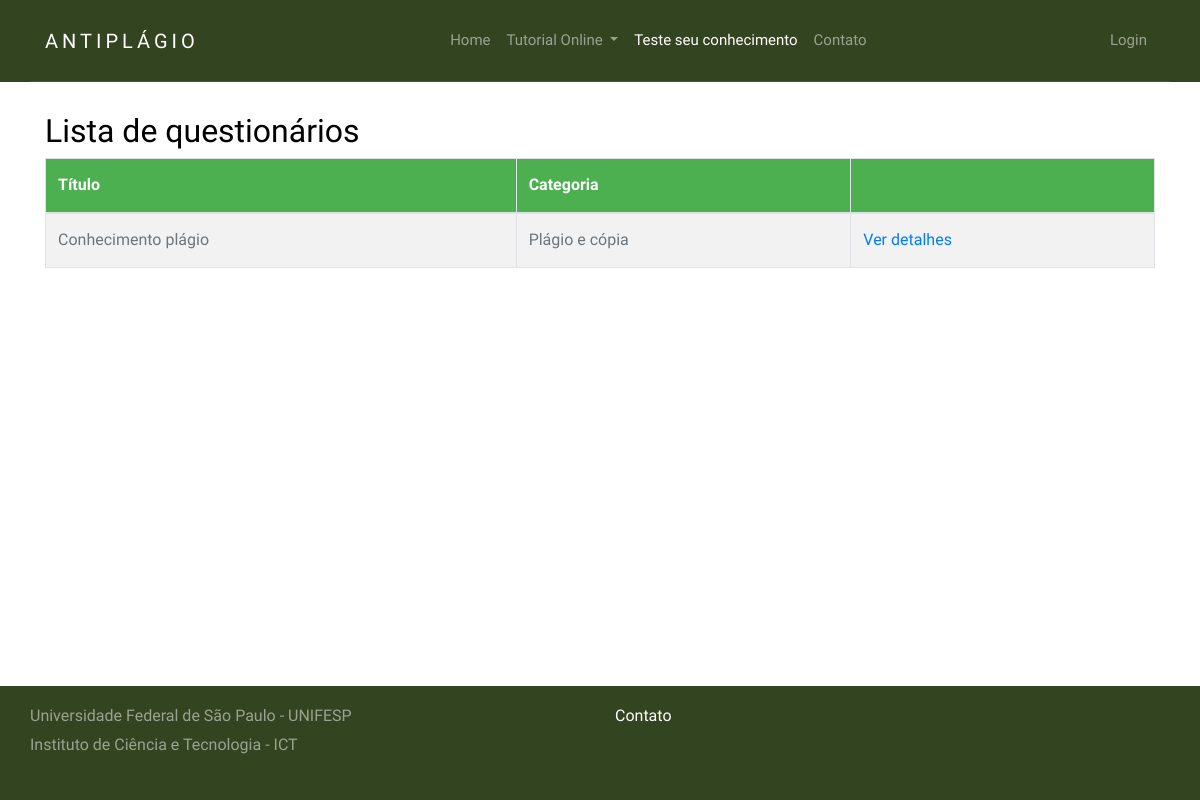
The page /quiz/ on the database as committed earlier.
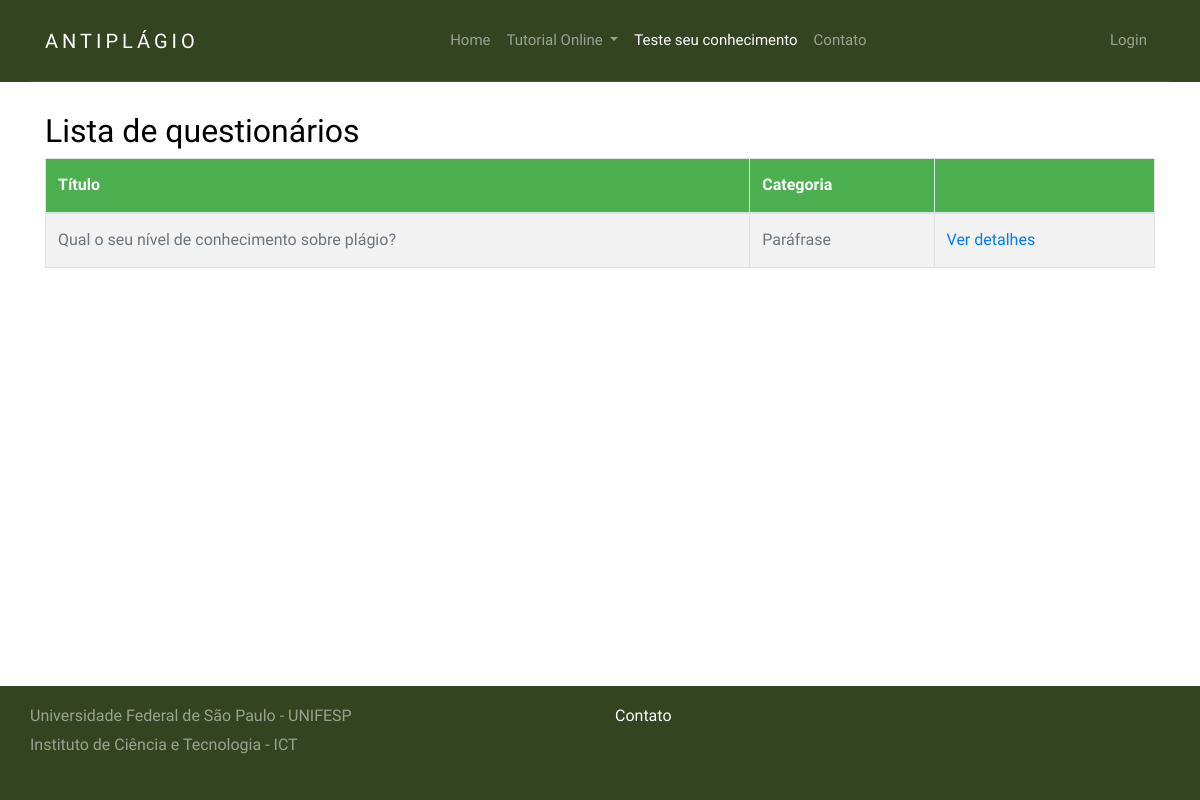
The same page on the database as committed later.
### django_quiz/quiz/models.py (models this page shows, shortened)
@python_2_unicode_compatible
class Quiz(models.Model):
    title = models.CharField(
        verbose_name=_("Título"),
        max_length=60, blank=False)
    description = models.TextField(
        verbose_name=_("Descrição"),
        blank=True, help_text=_("Descrição do questionário"))
    url = models.SlugField(
        max_length=60, blank=False,
        help_text=_("Uma URL amigável"),
        verbose_name=_("Uma URL amigável"))
    category = models.ForeignKey(
        Category, null=True, blank=True,
        verbose_name=_("Categoria"), on_delete=models.PROTECT)
    random_order = models.BooleanField(
        blank=False, default=False,
        verbose_name=_("Ordem aleatória"),
        help_text=_("Exibe as peguntas em"
                    "uma ordem aleatória ou como eles "
                    "estão setados?"))
    max_questions = models.PositiveIntegerField(
        blank=True, null=True, verbose_name=_("Questões Max"),
        help_text=_("Número de perguntas a serem respondidas em cada tentativa."))
    answers_at_end = models.BooleanField(
        blank=False, default=False,
        help_text=_("A resposta correta NÃO é mostrada após a pergunta ."
                    " Respostas exibidas no final."),
        verbose_name=_("Respostas no final"))
    exam_paper = models.BooleanField(
        blank=False, default=False,
        help_text=_("Se sim o resultado de cada"
                    " tentativa do usuário será"
                    " armazenado. Necessário marcação"),
        verbose_name=_("Resultado teste"))
    single_attempt = models.BooleanField(
        blank=False, default=False,
        help_text=_("Se sim, apenas uma tentativa por"
                    " usuário será permitida"
                    " Não usuários não poderam fazer este teste."),
        verbose_name=_("Tentativa única"))
    pass_mark = models.SmallIntegerField(
        blank=True, default=0,
        verbose_name=_("Marca de aprovação"),
        help_text=_("Porcentagem necessária para passar no teste."),
        validators=[MaxValueValidator(100)])
    success_text = models.TextField(
        blank=True, help_text=_("Exibido se o usuário for aprovado."),
        verbose_name=_("Texto de sucesso"))
    fail_text = models.TextField(
        verbose_name=_("Texto de falha"),
        blank=True, help_text=_("Exibido se o usuário falhar"))
    draft = models.BooleanField(
        blank=True, default=False,
        verbose_name=_("Draft"),
        help_text=_("Se sim o questionário não é exibido"
                    " na lista de perguntas e só pode ser"
                    " visualizada por usuários que podem editar"
                    " os testes."))
    class Meta:
        verbose_name = _("Quiz")
        verbose_name_plural = _("Quizzes")

@python_2_unicode_compatible
class Category(models.Model):
    category = models.CharField(
        verbose_name=_("Categoria"),
        max_length=250, blank=True,
        unique=True, null=True)
    objects = CategoryManager()
    class Meta:
        verbose_name = _("Categoria")
        verbose_name_plural = _("Categorias")
    def __str__(self):
        return self.category

### django_quiz/quiz/views.py (the view)
class QuizListView(ListView):
    model = Quiz
    def get_queryset(self):
        queryset = super(QuizListView, self).get_queryset()
        return queryset.filter(draft=False)

### django_quiz/build/lib/quiz/templates/quiz/quiz_list.html (shortened to what this page needs)
{% extends 'base.html' %}
{% load i18n %}
{% block content %}
<section class="site-section">
    <div class="container">
<h2>{% trans "Lista de questionários" %}</h2>
    {% if quiz_list %}
		<table class="table table-bordered table-striped">
		  <thead>
			<tr>
			  <th>{% trans "Título" %}</th>
			  <th>{% trans "Categoria" %}</th>
			  <th></th>
			</tr>
		  </thead>
		  <tbody>
        {% for quiz in quiz_list %}
  			<tr>
			  <td>{{ quiz.title }}</td>
			  <td>{{ quiz.category }}</td>
			  <td>
				<a href="{% url 'quiz_start_page' slug=quiz.url %}">
				  {% trans "Ver detalhes" %}
				</a>
			</tr>
        {% endfor %}
		  </tbody>
		</table>
	{% else %}
        <p>{% trans "Não há testes disponíveis" %}.</p>
	{% endif %}
	</div>
</section>
{% endblock %}

### django_quiz/build/lib/quiz/templates/base.html (shortened to what this page needs)
{% load i18n %}
{% load static %}
<!DOCTYPE html>
<html xmlns:fb="http://www.facebook.com/2008/fbml" xmlns="http://www.w3.org/1999/xhtml" xml:lang="en" lang="en" dir="ltr">
<head>
<link rel="stylesheet" href="{% static 'css/bootstrap.css' %}">
<link rel="stylesheet" href="{% static 'css/animate.css' %}">
<link rel="stylesheet" href="{% static 'css/owl.carousel.min.css' %}">
<link rel="stylesheet" href="{% static 'css/style.css' %}">
</head>
<body>
<header role="banner">
	<nav class="navbar navbar-expand-md navbar-dark bg-light">
	  <div class="container">
		<a class="navbar-brand absolute" href="{% url 'siteTutorial_home' %}">AntiPlágio</a>
		<div class="collapse navbar-collapse navbar-light" id="navbarsExample05">
		  <ul class="navbar-nav mx-auto">
			<li class="nav-item">
			  <a class="nav-link" href="{% url 'siteTutorial_home' %}">Home</a>
			</li>
			<li class="nav-item dropdown">
				<a class="nav-link dropdown-toggle" href="{% url 'siteTutorial_topicos' %}" id="dropdown04" data-toggle="dropdown-item" aria-haspopup="true" aria-expanded="false">Tutorial Online </a>
			</li>
			<li class="nav-item">
			  <a class="nav-link active" href="{% url 'quiz_index' %}">Teste seu conhecimento</a>
			</li>
			<li class="nav-item">
			  <a class="nav-link" href="{% url 'siteTutorial_contato' %}">Contato</a>
			</li>
		  </ul>
		  <ul class="navbar-nav absolute-right">
			{% if user.is_authenticated %}
			<li class="nav-item">
				<a class="nav-link disabled" href="">Ola, {{ user }}</a>
            </li>
            <li class="nav-item">
                    <a class="nav-link" href="{% url 'logout' %}">Logout</a>
            </li>
			{% else %}
			<li class="nav-item">
					<a class="nav-link" href="{% url 'login' %}">Login</a>
			</li>
			{% endif %}
		  </ul>
		</div>
	  </div>
	</nav>
</header>
    {% block content %}
    {% endblock %}
<footer class="site-footer" style="background: #334520 !important;">
        <div class="container">
        <div class="row mb-2">
            <p>Universidade Federal de São Paulo - UNIFESP<br>
                Instituto de Ciência e Tecnologia - ICT<br>
            </p>
            <div class="col-md-6 ml-auto">
            <div class="row">
                <div class="col-md-4">
                <ul class="list-unstyled">
                    <li><a href="{% url 'siteTutorial_contato' %}">Contato</a></li>
                </ul>
                </div>
            </div>
            </div>
        </div>
        </div>
</footer>
</body>
</html>

### static/css/style.css (style rules this page uses)
body { background: #fff; font-family: "Source Sans Pro", arial, sans-serif; font-weight: 400; font-size: 16px; line-height: 1.8; color: #6c757d; position: relative; padding-bottom: 152px; min-height: 100vh; }
a { -webkit-transition: .3s all ease; -o-transition: .3s all ease; transition: .3s all ease; text-decoration: none; }
h1, h2, h3, h4, h5 { color: #000; font-family: "Source Sans Pro", arial, sans-serif; }
header { position: fixed; top: 0; left: 0; width: 100%; z-index: 5; }
header .navbar-brand { text-transform: uppercase; letter-spacing: .2em; font-weight: 400; color: #fff !important; }
header .navbar-collapse { position: relative; }
header .navbar { padding-top: 0; padding-bottom: 0; background: #334520 !important; }
header .navbar .container { border-bottom: 1px solid rgba(255, 255, 255, 0.1); }
header .navbar .navbar-nav.absolute-right { position: relative; right: 0; }
header .navbar .nav-link { padding: 1.7rem 1rem; font-size: 15px; outline: none !important; }
header .navbar .nav-link.active { color: #fff !important; }
.site-section { padding: 7em 0; }
.site-footer { position: absolute; width: 100%; bottom: 0; background-position: center center; background-repeat: no-repeat; padding: 1em 0; }
.site-footer a { color: #fff; }
.site-footer p { color: rgba(255, 255, 255, 0.5); }
table { border-collapse: collapse; width: 100%; border: 1px solid #ddd; }
th, td { text-align: left; padding: 8px; }
th { background-color: #4CAF50; color: white; }

Rows that differ between the two databases and show on the page:
removed Quiz: title "Conhecimento plágio", category "Plágio e cópia"
added Quiz: title "Qual o seu nível de conhecimento sobre plágio?", category "Paráfrase"
